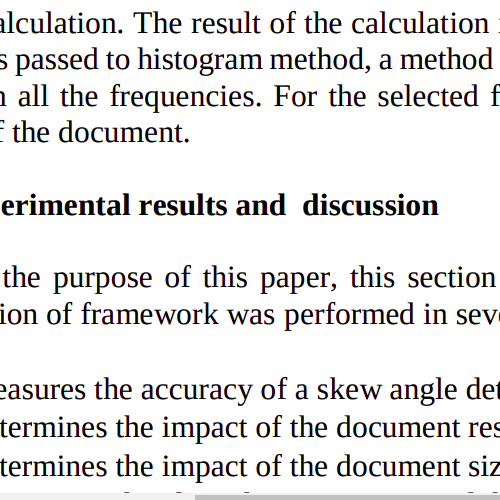
#> input picture CV/imgs/myimg .png, 500 x 500 px, found by its file name
$ jupyter execute --allow-errors '6. Fourierova transformácia.ipynb'   (shell and % lines are left out)
#> lines starting #> are read from the running program, lines starting #| are printed output that depends on the picture; after the words box and inside, x2 and y2 are one past the last pixel; in counts of white or black regions, pixels touching at a corner belong together
# 6. Fourierova transformácia
Fourierova transformácia (FT) je dôležitým nástrojom pri úprave signálov, ktoré rozkladá na
jednotlivé harmonické zložky. Hovoríme o prechode z časovej (rsp. priestorovej) oblasti do
frekvenčnej oblasti. Pre lepšie pochopenie uvedieme najskôr príklad použitia FT na signále šíriacom
sa pozdĺž jedného rozmeru zloženom z dvoch harmonických zložiek:

[cell 1]
import numpy as np
import matplotlib.pyplot as plt
from scipy import fft
from scipy import signal
from skimage.color import rgb2gray
from skimage import data,io,transform,exposure

plt.rcParams['image.cmap'] = 'gray'

[cell 2]
x = np.linspace(0, 8*np.pi, 150)
y_1 = 2*np.sin(x)
y_2 = np.sin(4*x)
y = y_1 + y_2

y_f = fft.fft(y)

plt.figure(figsize=(15,5))
plt.subplot(121)
plt.plot(x,y)
plt.xlabel('x')
plt.ylabel('y')
plt.title('Funkcia z dvoch sinusov s roznym f a A')
plt.subplot(122)
plt.title('Fourrier transform of the signal')
plt.plot(np.abs(y_f))
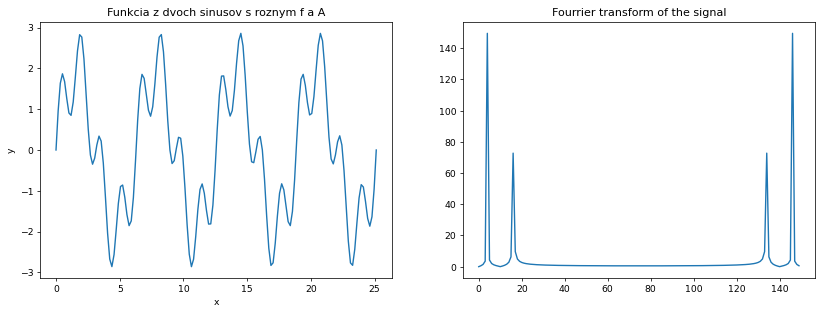
#> figure drawn by matplotlib, 2 panels; panel 1: curve peaks at x = 14.51, y = 2.86; panel 2: curve peaks at x = 4, y = 149.6

Úpravou frekvenčného spektra pred vykonaním inverznej Fourierovej transformácie môžeme zo
signálu odfiltrovať niektoré harmonické zložky:

[cell 3]
y_f_removed_f = y_f
y_f_removed_f[10:140] = 0  + 0.j
plt.figure(figsize=(15,5))
plt.subplot(121)
plt.plot(np.abs(y_f))
plt.title('Frekvencne spektrum s jednym odstranenym peakom')
plt.subplot(122)
y_t = fft.ifft(y_f)
plt.plot(x,y_t)
plt.xlabel('x')
plt.ylabel('y')
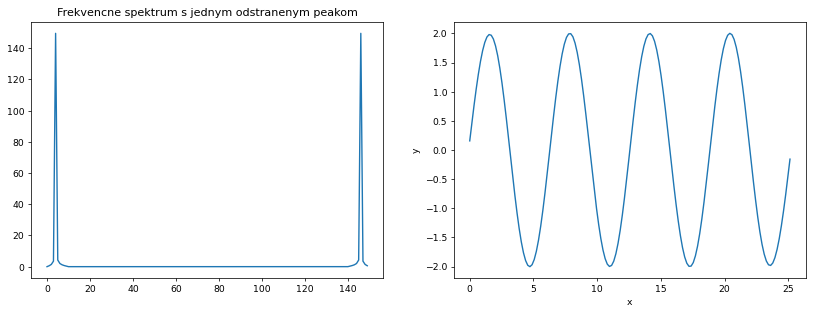
#> figure drawn by matplotlib, 2 panels; panel 1: curve peaks at x = 4, y = 149.6; panel 2: curve peaks at x = 20.41, y = 2

[cell 4]
N = 1000
Fs  = 100 # Hz vzorkovacia frekvencia
T = N/Fs

x = np.linspace(0, 10*np.pi, N)

y_1 = np.sin(x) + np.sin(2*x) + np.sin(3*x)


f = np.linspace(0,N-1,N)*Fs/N


plt.figure(figsize=(15,5))
y_f = fft.fft(y_1)

plt.subplot(121)
plt.plot(y_1)
plt.xlabel('x')
plt.ylabel('y')
plt.grid()
plt.subplot(122)
plt.plot(f,np.real(y_f))
plt.axis([0,20,np.min(np.real(y_f))-1,np.max(np.real(y_f))+1])
plt.xlabel('Hz')
plt.ylabel('Y*Hz^-1')

plt.grid()
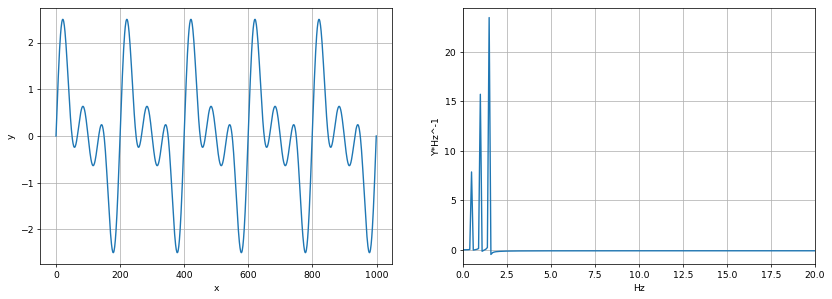
#> figure drawn by matplotlib, 2 panels; panel 1: curve peaks at x = 221, y = 2.5; panel 2: curve peaks at x = 1.5, y = 23.46

[cell 5]
N=255
x = np.array([np.linspace(0,8*np.pi,N)])
y = np.sin(x) + np.sin(2*x)
im = np.repeat(y, 255,axis=0)

plt.figure(figsize=(15,10))
plt.subplot(121)
plt.imshow(im)
plt.subplot(122)
im_fft= fft.fft2(im)

zero_center_im_fft = fft.fftshift(im_fft)
plt.imshow(np.log(1+np.abs(zero_center_im_fft)))
plt.xlim(101,151)
plt.ylim(101,151)
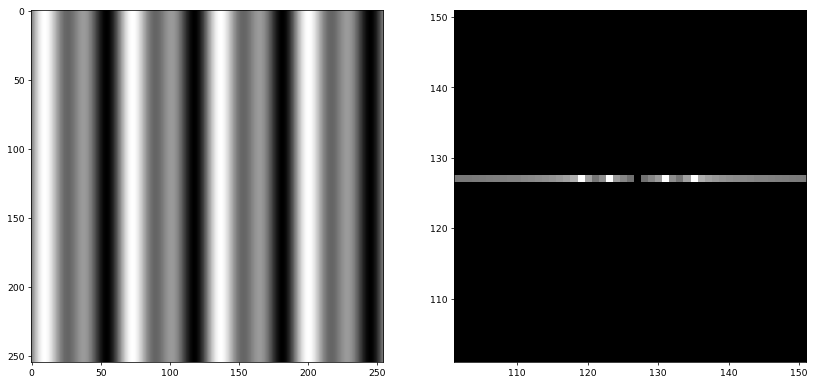
#> figure drawn by matplotlib, 2 panels

[cell 6]
zero_center_im_fft[126:128,122:124] = 0+0.j
zero_center_im_fft[126:128,130:132]= 0+0.j

plt.figure(figsize=(15,10))
plt.subplot(121)
inverse_img = fft.ifft2(zero_center_im_fft)
plt.imshow(np.abs(inverse_img))
plt.subplot(122)
plt.imshow(np.log(1+np.abs(zero_center_im_fft)))
plt.xlim(101,151)
plt.ylim(101,151)
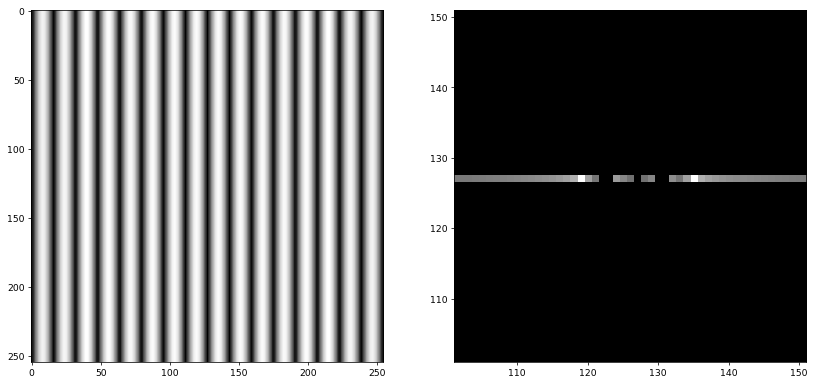
#> figure drawn by matplotlib, 2 panels

#> (a cell that did not finish here is left out)

[cell 8]
plt.figure(figsize=(15,10))
plt.subplot(121)
pxls = 40

im_fft= fft.fft2(im)
zero_center_im_fft = fft.fftshift(im_fft)
im_size = im.shape
filtered_spectrum = np.zeros(zero_center_im_fft.shape,dtype=np.complex)

filtered_spectrum[im_size[0]//2-pxls:im_size[0]//2+pxls,im_size[1]//2-pxls:im_size[1]//2+pxls] =\
    zero_center_im_fft[im_size[0]//2-pxls:im_size[0]//2+pxls,im_size[1]//2-pxls:im_size[1]//2+pxls]

plt.imshow(np.log(1+np.abs(filtered_spectrum)))
plt.title("Amplitudove spectrum, filtrovane")
plt.subplot(122)
inverse_img = fft.ifft2(filtered_spectrum)
plt.imshow(np.abs(inverse_img), cmap='gray')
plt.title("filtrovany obrázok,dolná priepust")
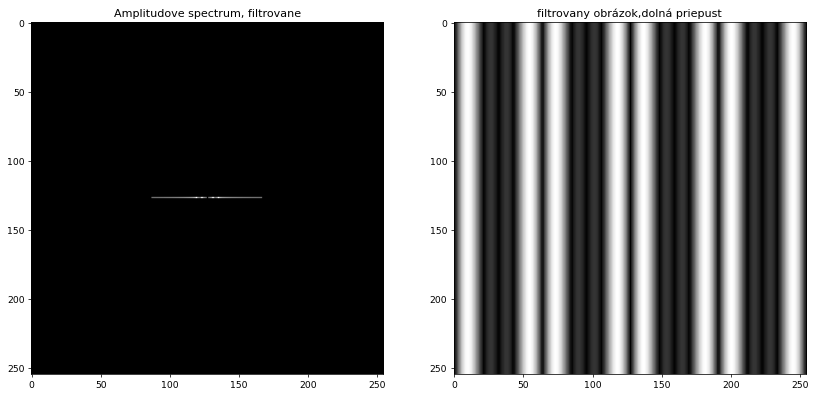
#> figure drawn by matplotlib, 2 panels

[cell 9]
plt.figure(figsize=(15,10))
plt.subplot(121)
pxls = 40

im_fft= fft.fft2(im)
zero_center_im_fft = fft.fftshift(im_fft)
im_size = im.shape
filtered_spectrum = zero_center_im_fft

filtered_spectrum[im_size[0]//2-pxls:im_size[0]//2+pxls,im_size[1]//2-pxls:im_size[1]//2+pxls] = 0+0.j
plt.imshow(np.log(1+np.abs(filtered_spectrum)))
plt.subplot(122)
inverse_img = fft.ifft2(filtered_spectrum)
plt.imshow(np.abs(inverse_img), cmap='gray')

# Dokoncit cvicenie v knihe s obrazkami z knihy
# Dorobit bonusovu ulohu
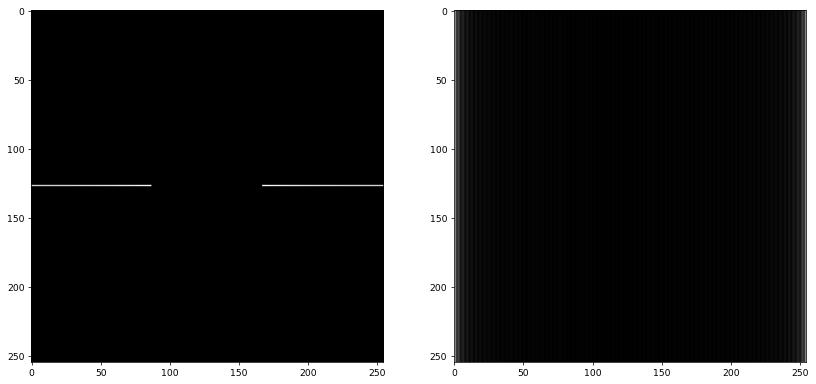
#> figure drawn by matplotlib, 2 panels

#> (a cell that did not finish here is left out)

[cell 11]
plt.figure(figsize=(15,10))
#> (the rest of this cell did not finish here and is left out)

#> (a cell that did not finish here is left out)

[cell 13]
zero_center_im_fft = fft.fftshift(im_fft)
treshold = np.log(np.abs(zero_center_im_fft)) > 0.45*np.max(np.log(np.abs(zero_center_im_fft)))
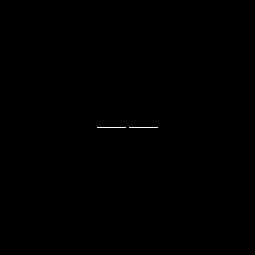
#> treshold: shape (255, 255) bool; 0.09% white in thin lines or dots, all inside (x1, y1, x2, y2) = (97, 127, 158, 128)
A = (treshold)*np.log(np.abs(zero_center_im_fft))
zero_center_im_fft = (treshold)*zero_center_im_fft
plt.figure(figsize=(15,10))

plt.subplot(121)
plt.imshow(A)
plt.title("Amplitudove spektrum,prah")
plt.subplot(122)
img = fft.ifft2(zero_center_im_fft)
plt.imshow(np.abs(img))
plt.title("Filtrovany obrazok")
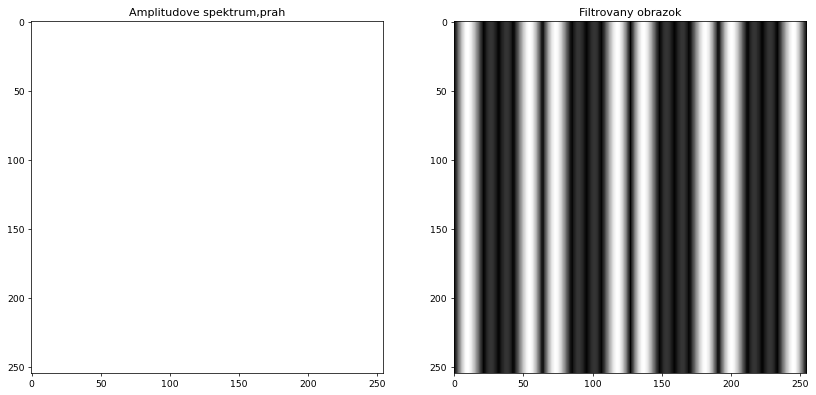
#> figure drawn by matplotlib, 2 panels

[cell 14]
circl_filter = np.zeros(im_fft.shape)

**ULOHA**

[cell 15]
img = io.imread("./computer_vision/imgs/myimg .png")
#> img is the input picture: shape (500, 500, 4); mean R, G, B, A 229.3, 228.2, 228.5, 255
img = transform.rotate(img,0, resize=True)

plt.subplot(121)
plt.imshow(img)
plt.subplot(122)

im_fft = fft.fft2(img)
zero_center_im_fft = fft.fftshift(im_fft)
plt.imshow(np.log(1+np.abs(zero_center_im_fft)))
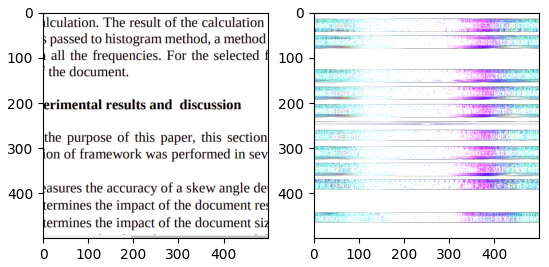
#> figure drawn by matplotlib, 2 panels
